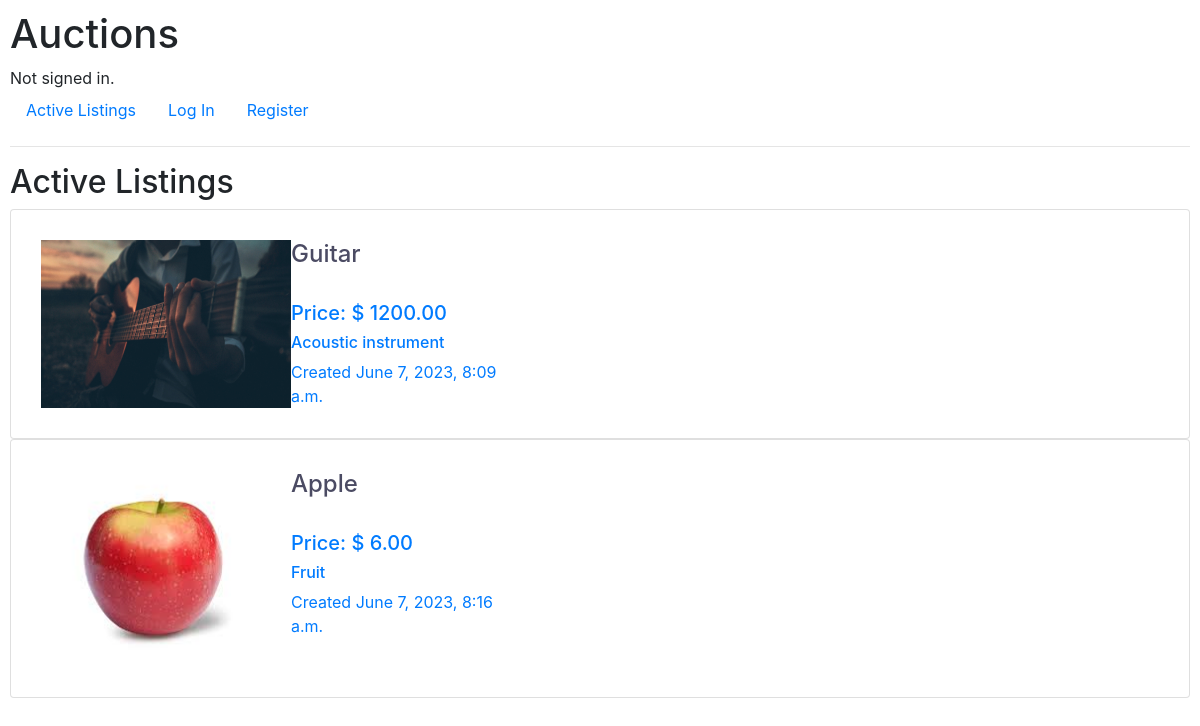
Before: / with the older database file.
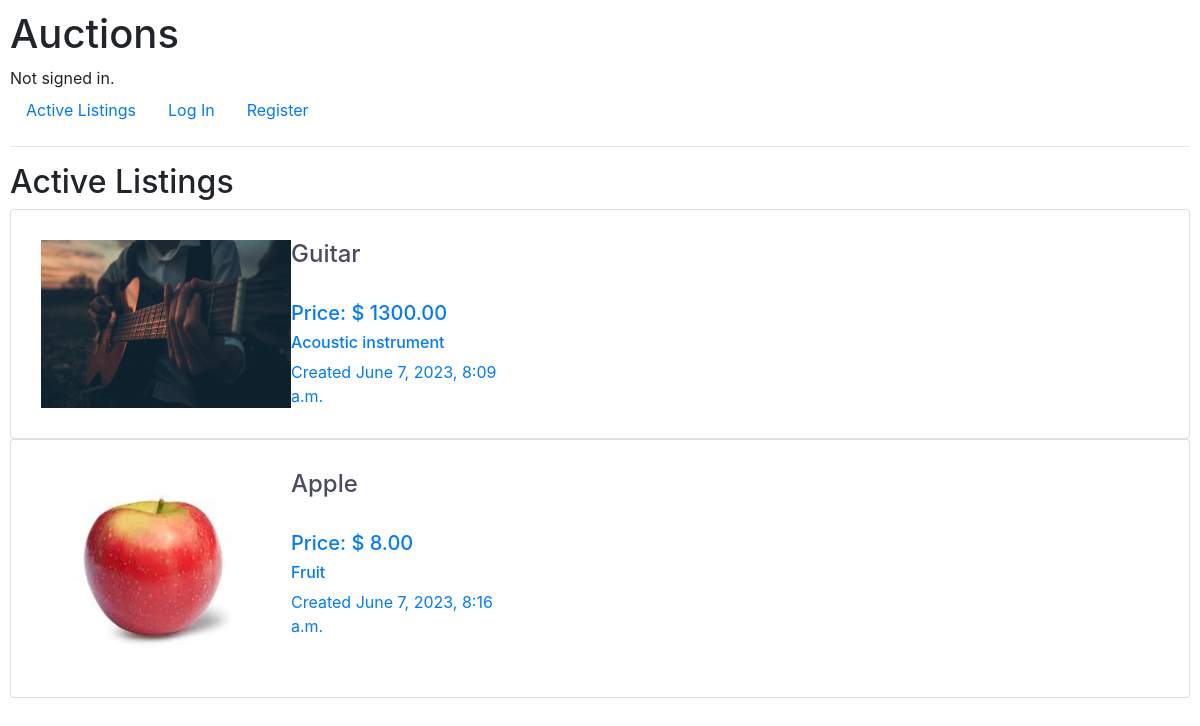
After: the same page with the newer database file.
### auctions/models.py (models this page shows, shortened)
class Listing(models.Model):
    default_auto_field = 'django.db.models.BigAutoField'
    creator = models.ForeignKey(User, on_delete=models.CASCADE, related_name="listings")
    title = models.CharField(max_length=100)
    description = models.CharField(max_length=200)
    starting_bid = models.DecimalField(max_digits=10, decimal_places=2)
    current_bid = models.DecimalField(max_digits=10, decimal_places=2, default=Decimal('0.00'))
    active = models.BooleanField(default=True)
    picture = models.ImageField(null=True, blank=True, upload_to='images/')
    category = models.ForeignKey(Category, on_delete=models.CASCADE, related_name="listings")
    condition = models.CharField(max_length=100)
    time = models.DateTimeField(auto_now_add=True)
    winner = models.ForeignKey(User, on_delete=models.SET_NULL,default=None, blank=True, null=True, related_name="won")
    closed_time = models.DateTimeField(default=None, blank=True, null=True)

### auctions/views.py (the view)
# urls.py: path("", views.index, name="index"),
def index(request):
    listings = Listing.objects.all()
    return render(request, "auctions/index.html", {
        'listings': listings
    })

### auctions/templates/auctions/index.html
{% extends "auctions/layout.html" %}
{% block body %}
    <h2>Active Listings</h2>
    <ul class="list-group">
        {% for listing in listings %}
            <a href="{% url 'listing' listing.id%}">
                <li class="listing list-group-item">
                    {% if listing.picture %}
                    <img src="{{ listing.picture.url }}" alt="" width="250">
                    {% endif %}
                    <div class="wrapper">
                        <h4>{{listing.title}}</h4>
                        <br>
                        <h5>Price: ${% if listing.current_bid == 0%}
                            {{listing.starting_bid}}
                            {% else %}
                            {{listing.current_bid}}
                            {% endif %}</h5>
                        <h6>{{listing.description}}</h6>
                        Created {{listing.time}}
                    </div>
                </li>
            </a>
        {%endfor%}
    </ul>
{% endblock %}

### auctions/templates/auctions/layout.html (shortened to what this page needs)
{% load static %}
<!DOCTYPE html>
<html lang="en">
    <head>
        <link rel="stylesheet" href="https://stackpath.bootstrapcdn.com/bootstrap/4.4.1/css/bootstrap.min.css">
        <link href="{% static 'auctions/styles.css' %}" rel="stylesheet">
    </head>
    <body>
        <h1>Auctions</h1>
        <div>
            {% if user.is_authenticated %}
                Signed in as <strong>{{ user.username }}</strong>.
            {% else %}
                Not signed in.
            {% endif %}
        </div>
        <ul class="nav">
            <li class="nav-item">
                <a class="nav-link" href="{% url 'index' %}">Active Listings</a>
            </li>
            {% if user.is_authenticated %}
                <li class="nav-item">
                    <a class="nav-link" href="{% url 'closed' %}">Closed Listings</a>
                </li>
                <li class="nav-item">
                    <a class="nav-link" href="{% url 'logout' %}">Log Out</a>
                </li>
                <li class="nav-item">
                    <a class="nav-link" href="{% url 'new'%}"> Create Listing</a>
                </li>
                <li class="nav-item">
                    <a class="nav-link" href="{% url 'watchlist'%}"> Watchlist</a>
                </li>
                <li class="nav-item">
                    <a class="nav-link" href="{% url 'categories'%}">Categories</a>
                </li>
            {% else %}
                <li class="nav-item">
                    <a class="nav-link" href="{% url 'login' %}">Log In</a>
                </li>
                <li class="nav-item">
                    <a class="nav-link" href="{% url 'register' %}">Register</a>
                </li>
            {% endif %}
        </ul>
        <hr>
        {% block body %}
        {% endblock %}
    </body>
</html>

### auctions/static/auctions/styles.css (style rules this page uses)
body { padding: 10px; }
li.listing h4 { color:rgb(75, 75, 99) }
li.listing { display:flex; justify-content: space-between; padding: 30px }
.wrapper { margin-right: 650px; }

Changed rows visible on the page:
changed Listing "Guitar": current_bid "1200.00" → "1300.00"
changed Listing "Apple": current_bid "6.00" → "8.00"
